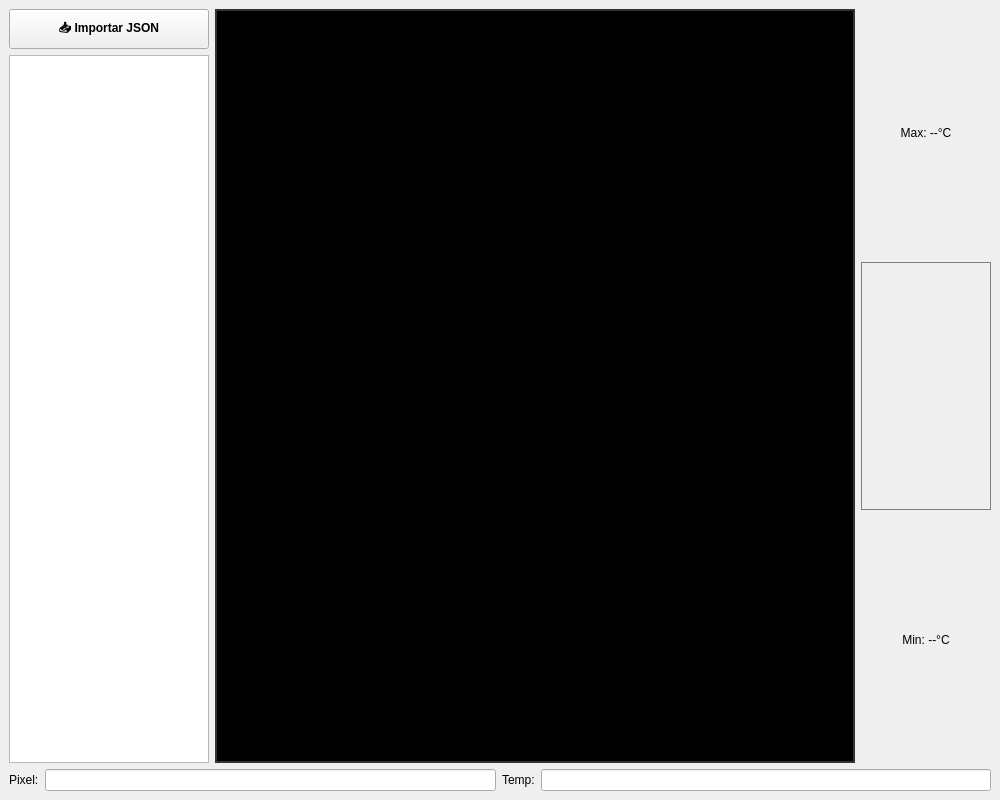
<?xml version="1.0" encoding="UTF-8"?>
<ui version="4.0">
 <class>MainWindow</class>
 <widget class="QMainWindow" name="MainWindow">
  <property name="geometry">
   <rect>
    <x>0</x>
    <y>0</y>
    <width>1000</width>
    <height>800</height>
   </rect>
  </property>
  <property name="windowTitle">
   <string>DALIA - Análisis Termográfico</string>
  </property>
  <widget class="QWidget" name="centralwidget">
   <layout class="QVBoxLayout" name="verticalLayoutMain">
    <item>
     <layout class="QHBoxLayout" name="horizontalLayoutVisual">
      <item>
       <layout class="QVBoxLayout" name="verticalLayoutLista">
        <item>
         <widget class="QPushButton" name="btnImportar">
          <property name="minimumSize">
           <size>
            <width>0</width>
            <height>40</height>
           </size>
          </property>
          <property name="text">
           <string>📥 Importar JSON</string>
          </property>
          <property name="styleSheet">
           <string>font-weight: bold; background-color: #f0f0f0;</string>
          </property>
         </widget>
        </item>
        <item>
         <widget class="QListWidget" name="listTermogramas">
          <property name="maximumSize">
           <size>
            <width>200</width>
            <height>16777215</height>
           </size>
          </property>
         </widget>
        </item>
       </layout>
      </item>
      <item>
       <widget class="QLabel" name="labelImagen">
        <property name="minimumSize">
         <size>
          <width>640</width>
          <height>480</height>
         </size>
        </property>
        <property name="styleSheet">
         <string>background-color: black; border: 2px solid #333;</string>
        </property>
        <property name="text">
         <string>Cargue un termograma</string>
        </property>
        <property name="alignment">
         <set>Qt::AlignCenter</set>
        </property>
       </widget>
      </item>
      <item>
       <layout class="QVBoxLayout" name="verticalLayoutRampa">
        <item>
         <widget class="QLabel" name="lblMaxTemp">
          <property name="text"><string>Max: --°C</string></property>
          <property name="alignment"><set>Qt::AlignCenter</set></property>
         </widget>
        </item>
        <item>
         <widget class="QLabel" name="labelRampa">
          <property name="minimumSize"><size><width>50</width><height>0</height></size></property>
          <property name="styleSheet"><string>border: 1px solid gray;</string></property>
         </widget>
        </item>
        <item>
         <widget class="QLabel" name="lblMinTemp">
          <property name="text"><string>Min: --°C</string></property>
          <property name="alignment"><set>Qt::AlignCenter</set></property>
         </widget>
        </item>
       </layout>
      </item>
     </layout>
    </item>
    <item>
     <layout class="QHBoxLayout" name="horizontalLayoutInfo">
      <item><widget class="QLabel" name="label"><property name="text"><string>Pixel:</string></property></widget></item>
      <item><widget class="QLineEdit" name="txtPixel"><property name="readOnly"><bool>true</bool></property></widget></item>
      <item><widget class="QLabel" name="label_2"><property name="text"><string>Temp:</string></property></widget></item>
      <item><widget class="QLineEdit" name="txtTemp"><property name="readOnly"><bool>true</bool></property></widget></item>
     </layout>
    </item>
   </layout>
  </widget>
  <widget class="QMenuBar" name="menubar">
   <widget class="QMenu" name="menuArchivo">
    <property name="title"><string>Archivo</string></property>
    <addaction name="actionImportar_termogramas"/>
   </widget>
  </widget>
  <action name="actionImportar_termogramas">
   <property name="text"><string>Importar termogramas</string></property>
  </action>
 </widget>
</ui>
